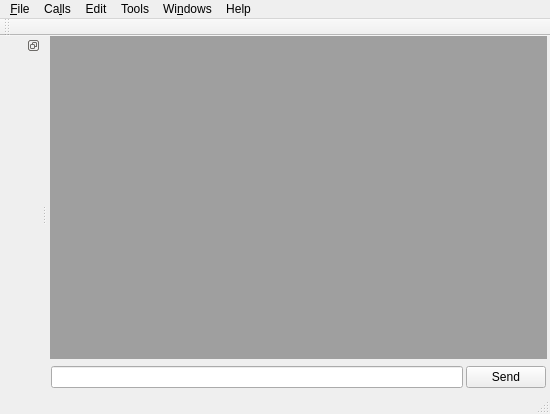
<?xml version="1.0" encoding="UTF-8"?>
<ui version="4.0">
 <author>coolshou</author>
 <class>MainWindow</class>
 <widget class="QMainWindow" name="MainWindow">
  <property name="geometry">
   <rect>
    <x>0</x>
    <y>0</y>
    <width>550</width>
    <height>414</height>
   </rect>
  </property>
  <property name="windowTitle">
   <string>qtvt</string>
  </property>
  <property name="windowIcon">
   <iconset resource="../qtvt.qrc">
    <normaloff>:/images/qtvt.png</normaloff>:/images/qtvt.png</iconset>
  </property>
  <property name="iconSize">
   <size>
    <width>32</width>
    <height>32</height>
   </size>
  </property>
  <property name="toolButtonStyle">
   <enum>Qt::ToolButtonIconOnly</enum>
  </property>
  <property name="documentMode">
   <bool>false</bool>
  </property>
  <property name="unifiedTitleAndToolBarOnMac">
   <bool>true</bool>
  </property>
  <widget class="QWidget" name="centralWidget">
   <layout class="QVBoxLayout" name="verticalLayout" stretch="1,0">
    <property name="spacing">
     <number>3</number>
    </property>
    <property name="leftMargin">
     <number>3</number>
    </property>
    <property name="topMargin">
     <number>0</number>
    </property>
    <property name="rightMargin">
     <number>3</number>
    </property>
    <property name="bottomMargin">
     <number>0</number>
    </property>
    <item>
     <widget class="QMdiArea" name="mdiArea">
      <property name="frameShadow">
       <enum>QFrame::Raised</enum>
      </property>
      <property name="verticalScrollBarPolicy">
       <enum>Qt::ScrollBarAsNeeded</enum>
      </property>
      <property name="horizontalScrollBarPolicy">
       <enum>Qt::ScrollBarAsNeeded</enum>
      </property>
      <property name="viewMode">
       <enum>QMdiArea::TabbedView</enum>
      </property>
      <property name="documentMode">
       <bool>false</bool>
      </property>
      <property name="tabsClosable">
       <bool>false</bool>
      </property>
      <property name="tabsMovable">
       <bool>false</bool>
      </property>
      <property name="tabShape">
       <enum>QTabWidget::Triangular</enum>
      </property>
     </widget>
    </item>
    <item>
     <widget class="QWidget" name="widget" native="true">
      <property name="minimumSize">
       <size>
        <width>0</width>
        <height>30</height>
       </size>
      </property>
      <layout class="QHBoxLayout" name="horizontalLayout" stretch="1,0">
       <property name="spacing">
        <number>3</number>
       </property>
       <property name="leftMargin">
        <number>1</number>
       </property>
       <property name="topMargin">
        <number>1</number>
       </property>
       <property name="rightMargin">
        <number>1</number>
       </property>
       <property name="bottomMargin">
        <number>1</number>
       </property>
       <item>
        <widget class="QLineEdit" name="HistoryEdit"/>
       </item>
       <item>
        <widget class="QPushButton" name="SendBtn">
         <property name="text">
          <string>Send</string>
         </property>
        </widget>
       </item>
      </layout>
     </widget>
    </item>
   </layout>
  </widget>
  <widget class="QMenuBar" name="menuBar">
   <property name="geometry">
    <rect>
     <x>0</x>
     <y>0</y>
     <width>550</width>
     <height>29</height>
    </rect>
   </property>
   <widget class="QMenu" name="menuCalls">
    <property name="title">
     <string>Ca&amp;lls</string>
    </property>
    <addaction name="actionConnect"/>
    <addaction name="actionDisconnect"/>
    <addaction name="separator"/>
   </widget>
   <widget class="QMenu" name="menuTools">
    <property name="title">
     <string>Tools</string>
    </property>
    <widget class="QMenu" name="menu_Macro">
     <property name="title">
      <string>&amp;Macro</string>
     </property>
     <property name="icon">
      <iconset resource="../qtvt.qrc">
       <normaloff>:/images/macro.png</normaloff>:/images/macro.png</iconset>
     </property>
     <addaction name="actionMacroSetup"/>
     <addaction name="actionMacroStart"/>
     <addaction name="actionMacroStop"/>
    </widget>
    <addaction name="menu_Macro"/>
    <addaction name="separator"/>
    <addaction name="actionPing"/>
    <addaction name="separator"/>
    <addaction name="actionOptions"/>
   </widget>
   <widget class="QMenu" name="menuHelp">
    <property name="title">
     <string>Help</string>
    </property>
    <addaction name="actionHelp"/>
    <addaction name="actionUpdate"/>
    <addaction name="separator"/>
    <addaction name="actionDonate"/>
    <addaction name="separator"/>
    <addaction name="actionAbout"/>
    <addaction name="actionAboutQt"/>
   </widget>
   <widget class="QMenu" name="menuEdit">
    <property name="title">
     <string>Edit</string>
    </property>
    <addaction name="actionCopy"/>
    <addaction name="actionPaste"/>
    <addaction name="actionClear"/>
    <addaction name="separator"/>
    <addaction name="actionFind"/>
    <addaction name="separator"/>
    <addaction name="actionScrollToBottom"/>
   </widget>
   <widget class="QMenu" name="menuWindows">
    <property name="title">
     <string>Wi&amp;ndows</string>
    </property>
    <addaction name="actionCascade"/>
    <addaction name="actionTile"/>
   </widget>
   <widget class="QMenu" name="menuFile">
    <property name="title">
     <string>&amp;File</string>
    </property>
    <addaction name="actionNew_session"/>
    <addaction name="actionEdit_session"/>
    <addaction name="actionClose_session"/>
    <addaction name="separator"/>
    <addaction name="actionLogFile"/>
    <addaction name="separator"/>
    <addaction name="actionQuit"/>
   </widget>
   <addaction name="menuFile"/>
   <addaction name="menuCalls"/>
   <addaction name="menuEdit"/>
   <addaction name="menuTools"/>
   <addaction name="menuWindows"/>
   <addaction name="menuHelp"/>
  </widget>
  <widget class="QStatusBar" name="statusBar">
   <property name="autoFillBackground">
    <bool>false</bool>
   </property>
  </widget>
  <widget class="QDockWidget" name="dockWidget">
   <property name="floating">
    <bool>false</bool>
   </property>
   <property name="features">
    <set>QDockWidget::DockWidgetFloatable|QDockWidget::DockWidgetMovable</set>
   </property>
   <property name="allowedAreas">
    <set>Qt::LeftDockWidgetArea</set>
   </property>
   <attribute name="dockWidgetArea">
    <number>1</number>
   </attribute>
   <widget class="QWidget" name="dockWidgetContents"/>
  </widget>
  <widget class="QToolBar" name="toolBar">
   <property name="windowTitle">
    <string>toolBar</string>
   </property>
   <attribute name="toolBarArea">
    <enum>TopToolBarArea</enum>
   </attribute>
   <attribute name="toolBarBreak">
    <bool>false</bool>
   </attribute>
  </widget>
  <action name="actionAbout">
   <property name="icon">
    <iconset resource="../qtvt.qrc">
     <normaloff>:/images/about.png</normaloff>:/images/about.png</iconset>
   </property>
   <property name="text">
    <string>&amp;About</string>
   </property>
   <property name="toolTip">
    <string>About program</string>
   </property>
   <property name="shortcut">
    <string>Alt+A</string>
   </property>
  </action>
  <action name="actionAboutQt">
   <property name="icon">
    <iconset resource="../qtvt.qrc">
     <normaloff>:/images/qt.png</normaloff>:/images/qt.png</iconset>
   </property>
   <property name="text">
    <string>About &amp;Qt</string>
   </property>
  </action>
  <action name="actionConnect">
   <property name="enabled">
    <bool>false</bool>
   </property>
   <property name="icon">
    <iconset resource="../qtvt.qrc">
     <normaloff>:/images/connect.png</normaloff>:/images/connect.png</iconset>
   </property>
   <property name="text">
    <string>C&amp;onnect</string>
   </property>
   <property name="toolTip">
    <string>Connect to serial port</string>
   </property>
   <property name="shortcut">
    <string>Ctrl+O</string>
   </property>
  </action>
  <action name="actionDisconnect">
   <property name="enabled">
    <bool>false</bool>
   </property>
   <property name="icon">
    <iconset resource="../qtvt.qrc">
     <normaloff>:/images/disconnect.png</normaloff>:/images/disconnect.png</iconset>
   </property>
   <property name="text">
    <string>&amp;Disconnect</string>
   </property>
   <property name="toolTip">
    <string>Disconnect from serial port</string>
   </property>
   <property name="shortcut">
    <string>Ctrl+D</string>
   </property>
  </action>
  <action name="actionOptions">
   <property name="icon">
    <iconset resource="../qtvt.qrc">
     <normaloff>:/images/settings.png</normaloff>:/images/settings.png</iconset>
   </property>
   <property name="text">
    <string>O&amp;ptions</string>
   </property>
   <property name="toolTip">
    <string>Configure Options</string>
   </property>
   <property name="shortcut">
    <string>Alt+C</string>
   </property>
  </action>
  <action name="actionClear">
   <property name="checkable">
    <bool>false</bool>
   </property>
   <property name="icon">
    <iconset resource="../qtvt.qrc">
     <normaloff>:/images/clear.png</normaloff>:/images/clear.png</iconset>
   </property>
   <property name="text">
    <string>C&amp;lear</string>
   </property>
   <property name="toolTip">
    <string>Clear data</string>
   </property>
   <property name="shortcut">
    <string>Ctrl+Shift+L</string>
   </property>
  </action>
  <action name="actionNew_session">
   <property name="icon">
    <iconset resource="../qtvt.qrc">
     <normaloff>:/images/new.png</normaloff>:/images/new.png</iconset>
   </property>
   <property name="text">
    <string>&amp;New session</string>
   </property>
   <property name="shortcut">
    <string>Ctrl+N</string>
   </property>
  </action>
  <action name="actionQuit">
   <property name="icon">
    <iconset resource="../qtvt.qrc">
     <normaloff>:/images/quit.png</normaloff>:/images/quit.png</iconset>
   </property>
   <property name="text">
    <string>&amp;Quit</string>
   </property>
   <property name="shortcut">
    <string>Ctrl+Q</string>
   </property>
  </action>
  <action name="actionCascade">
   <property name="icon">
    <iconset resource="../qtvt.qrc">
     <normaloff>:/images/cascade.png</normaloff>:/images/cascade.png</iconset>
   </property>
   <property name="text">
    <string>&amp;Cascade</string>
   </property>
  </action>
  <action name="actionTile">
   <property name="icon">
    <iconset resource="../qtvt.qrc">
     <normaloff>:/images/tile.png</normaloff>:/images/tile.png</iconset>
   </property>
   <property name="text">
    <string>&amp;Tile</string>
   </property>
  </action>
  <action name="actionEdit_session">
   <property name="enabled">
    <bool>false</bool>
   </property>
   <property name="icon">
    <iconset resource="../qtvt.qrc">
     <normaloff>:/images/edit.png</normaloff>:/images/edit.png</iconset>
   </property>
   <property name="text">
    <string>&amp;Edit session</string>
   </property>
  </action>
  <action name="actionClose_session">
   <property name="enabled">
    <bool>false</bool>
   </property>
   <property name="icon">
    <iconset resource="../qtvt.qrc">
     <normaloff>:/images/close.png</normaloff>:/images/close.png</iconset>
   </property>
   <property name="text">
    <string>Close &amp;session</string>
   </property>
   <property name="shortcut">
    <string>Ctrl+W</string>
   </property>
  </action>
  <action name="actionCopy">
   <property name="icon">
    <iconset resource="../qtvt.qrc">
     <normaloff>:/images/copy.png</normaloff>:/images/copy.png</iconset>
   </property>
   <property name="text">
    <string>&amp;Copy</string>
   </property>
   <property name="shortcut">
    <string>Ctrl+Shift+C</string>
   </property>
  </action>
  <action name="actionPaste">
   <property name="icon">
    <iconset resource="../qtvt.qrc">
     <normaloff>:/images/paste.png</normaloff>:/images/paste.png</iconset>
   </property>
   <property name="text">
    <string>&amp;Paste</string>
   </property>
   <property name="shortcut">
    <string>Ctrl+Shift+V</string>
   </property>
  </action>
  <action name="actionLogFile">
   <property name="enabled">
    <bool>false</bool>
   </property>
   <property name="icon">
    <iconset resource="../qtvt.qrc">
     <normaloff>:/images/logFile.png</normaloff>:/images/logFile.png</iconset>
   </property>
   <property name="text">
    <string>Lo&amp;g</string>
   </property>
  </action>
  <action name="actionFind">
   <property name="icon">
    <iconset resource="../qtvt.qrc">
     <normaloff>:/images/find.png</normaloff>:/images/find.png</iconset>
   </property>
   <property name="text">
    <string>&amp;Find</string>
   </property>
   <property name="shortcut">
    <string>Ctrl+Shift+F</string>
   </property>
  </action>
  <action name="actionUpdate">
   <property name="icon">
    <iconset resource="../qtvt.qrc">
     <normaloff>:/images/update.png</normaloff>:/images/update.png</iconset>
   </property>
   <property name="text">
    <string>&amp;Update</string>
   </property>
  </action>
  <action name="actionHelp">
   <property name="icon">
    <iconset resource="../qtvt.qrc">
     <normaloff>:/images/help.png</normaloff>:/images/help.png</iconset>
   </property>
   <property name="text">
    <string>&amp;Help</string>
   </property>
  </action>
  <action name="actionDonate">
   <property name="icon">
    <iconset resource="../qtvt.qrc">
     <normaloff>:/images/paypal.png</normaloff>:/images/paypal.png</iconset>
   </property>
   <property name="text">
    <string>&amp;Donate</string>
   </property>
   <property name="visible">
    <bool>true</bool>
   </property>
  </action>
  <action name="actionScrollToBottom">
   <property name="checkable">
    <bool>true</bool>
   </property>
   <property name="checked">
    <bool>false</bool>
   </property>
   <property name="enabled">
    <bool>false</bool>
   </property>
   <property name="icon">
    <iconset resource="../qtvt.qrc">
     <normaloff>:/images/scrollbottom.png</normaloff>:/images/scrollbottom.png</iconset>
   </property>
   <property name="text">
    <string>&amp;Scroll to Bottom</string>
   </property>
  </action>
  <action name="actionMacroSetup">
   <property name="enabled">
    <bool>false</bool>
   </property>
   <property name="icon">
    <iconset resource="../qtvt.qrc">
     <normaloff>:/images/macroadd.png</normaloff>:/images/macroadd.png</iconset>
   </property>
   <property name="text">
    <string>&amp;Setup</string>
   </property>
   <property name="iconText">
    <string>Setup Macro</string>
   </property>
   <property name="toolTip">
    <string>Setup Macro</string>
   </property>
  </action>
  <action name="actionMacroStart">
   <property name="enabled">
    <bool>false</bool>
   </property>
   <property name="icon">
    <iconset resource="../qtvt.qrc">
     <normaloff>:/images/macrostart.png</normaloff>:/images/macrostart.png</iconset>
   </property>
   <property name="text">
    <string>S&amp;tart</string>
   </property>
   <property name="iconText">
    <string>Start Macro</string>
   </property>
   <property name="toolTip">
    <string>Start Macro</string>
   </property>
  </action>
  <action name="actionMacroStop">
   <property name="enabled">
    <bool>false</bool>
   </property>
   <property name="icon">
    <iconset resource="../qtvt.qrc">
     <normaloff>:/images/macrostop.png</normaloff>:/images/macrostop.png</iconset>
   </property>
   <property name="text">
    <string>St&amp;op</string>
   </property>
   <property name="iconText">
    <string>Stop Macro</string>
   </property>
   <property name="toolTip">
    <string>Stop Macro</string>
   </property>
  </action>
  <action name="actionPing">
   <property name="text">
    <string>Ping</string>
   </property>
  </action>
 </widget>
 <layoutdefault spacing="6" margin="11"/>
 <resources>
  <include location="../qtvt.qrc"/>
 </resources>
 <connections/>
 <designerdata>
  <property name="gridDeltaX">
   <number>10</number>
  </property>
  <property name="gridDeltaY">
   <number>10</number>
  </property>
  <property name="gridSnapX">
   <bool>true</bool>
  </property>
  <property name="gridSnapY">
   <bool>true</bool>
  </property>
  <property name="gridVisible">
   <bool>true</bool>
  </property>
 </designerdata>
</ui>
